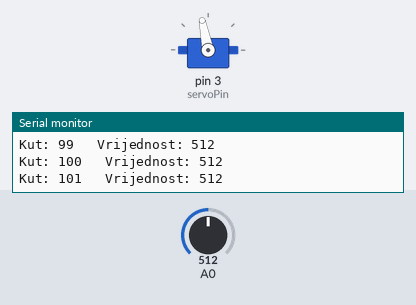
Simulated run of this sketch. Board: Arduino Uno, built with avr-gcc and run on an emulated ATmega328P. Parts: servo, the last lines printed to the serial monitor. The inputs (shaded band) are chosen by the test bench; at power-on: A0 = 512.

Above: at 10.2 s.
10.3 s: A0 set to 104
At 12.12 s:
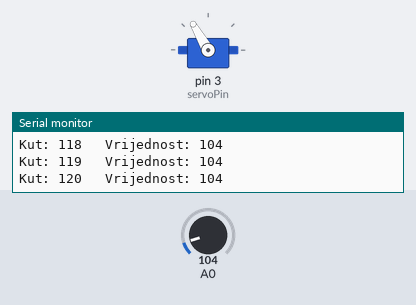
13.3 s: A0 set to 94
At 14.13 s:
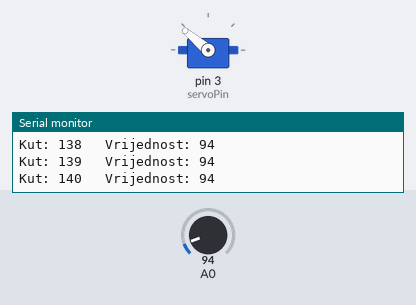
Timing chart, 0 to 22.3 s (numbered marks = the images above; inputs shaded):
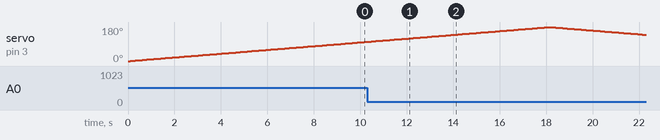

Measured:
- the behaviour switches between 100 and 99 on A0 (found by bisection; images 1 and 2)

The sketch:

arduino2.2.ino
```cpp
#include <Servo.h>


Servo myServo;
int servoPin = 3;

int servoPos = 0;      // početna pozicija
int direction = 1;     // 1 = povećava, -1 = smanjuje

void setup() {
    Serial.begin(9600);

    // Servo setup
    myServo.attach(servoPin);
    myServo.write(0);   // postavi servo na 0° na početku
}

void loop() {

    // --- Čitanje fotocelije ---
    int value = analogRead(A0);

    // ➤ Jednostavan ispis u Serial Monitor
    Serial.print("Kut: ");
    Serial.print(servoPos);
    Serial.print("   Vrijednost: ");
    Serial.println(value);

    // --- Servo rotacija ---
    myServo.write(servoPos);
    servoPos += direction;

    // granice 0°–180°
    if (servoPos >= 180) {
        servoPos = 180;
        direction = -1;
    }
    else if (servoPos <= 0) {
        servoPos = 0;
        direction = 1;
    }

    delay(100); // brzina rotacije
}
```
